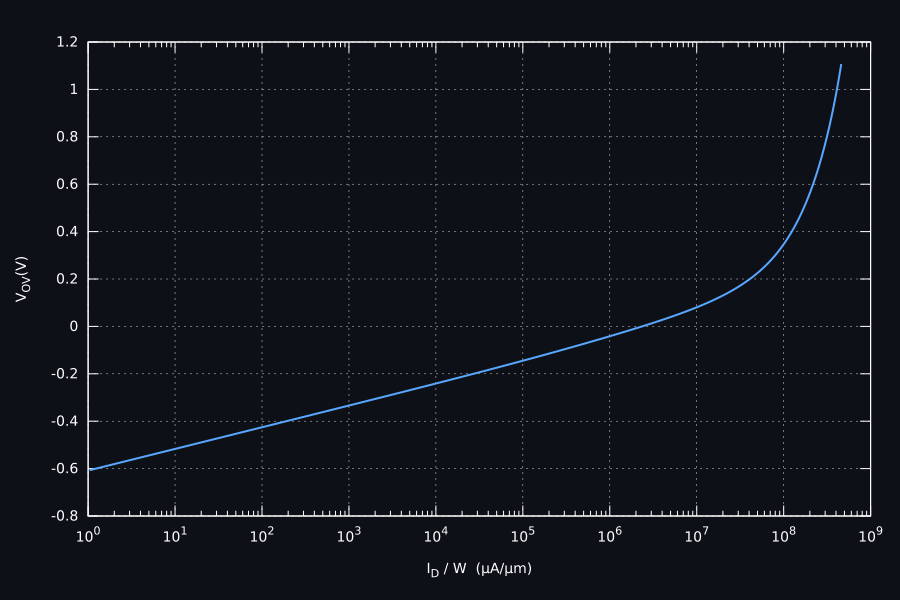

Here is the gnuplot script that generated this plot:

set terminal svg size 900,600 enhanced font "DejaVu Sans,14"  background rgb "#0d1117"
set output "vov_vs_id_w.svg"

set border lc rgb "#ffffff"
set tics textcolor rgb "#ffffff"
set xlabel "I_D / W  (µA/µm)" textcolor rgb "#ffffff"
set ylabel "V_{OV} (V)" textcolor rgb "#ffffff"

set grid lc rgb "#dddddd" lw 0.5
set logscale x
set format x "10^{%T}"

set lmargin 9
set rmargin 3
set tmargin 2
set bmargin 4

plot "nmos_lmin_tt.dat" using 4:7 \
     with lines lw 2 lc rgb "#58a6ff" notitle
